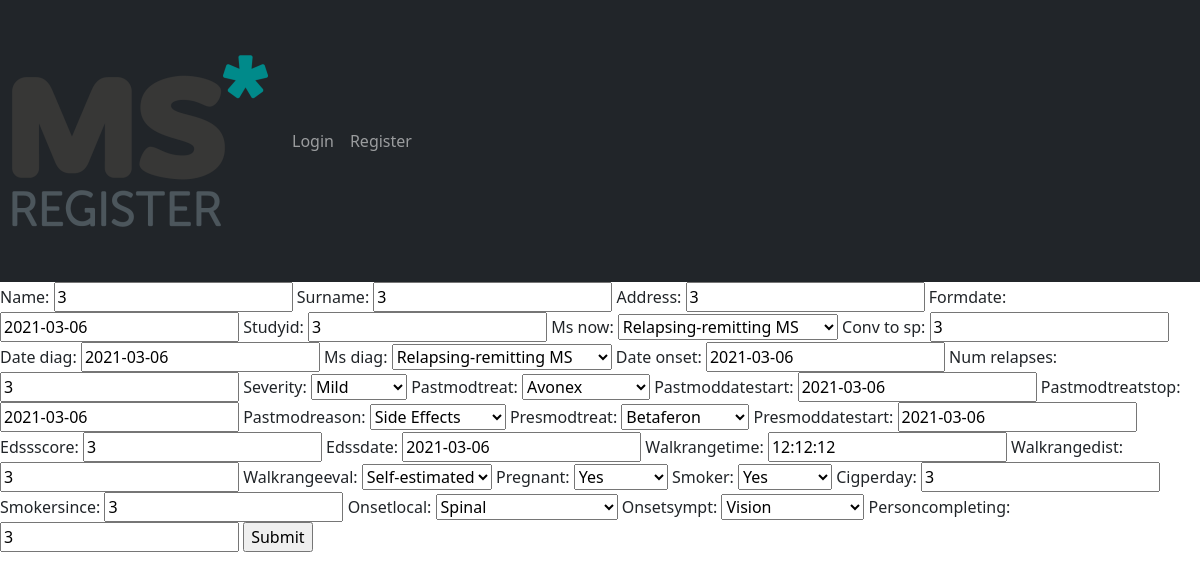
Screenshot of /patientform/update/3 with the database file from the repository.
### main/models.py (models this page shows, shortened)
class Mspatient(models.Model):
    ms_choices=(
        ('RR','Relapsing-remitting MS'),
        ('SP','Secondary progressive MS'),
        ('PP','Primary progressive MS'),
        ('Other','Other'),
    )
    severity_choices=(
        ('Mild','Mild'),
        ('Moderate','Moderate'),
        ('Severe','Severe'),
    )
    modtreat_choices=(
        ('Alemtuzumab','Alemtuzumab'),
        ('Avonex','Avonex'),
        ('Betaferon','Betaferon'),
        ('Copaxone','Copaxone'),
        ('Extavia','Extavia'),
        ('Fingolimod','Fingolimod'),
        ('Mitoxantrone','Mitoxantrone'),
        ('Natalizumab','Natalizumab'),
        ('Ocrelizumab','Ocrelizumab'),
        ('Rebif','Rebif'),
        ('Tecfidera','Tecfidera'),
        ('Teriflunomide','Teriflunomide'),
        ('None','None'),
    )
    pastmodreason_choices=(
        ('Lack of efficacy','Lack of efficacy'),
        ('Side Effects','Side Effects'),
        ('Other','Other'),
    )
    evaluation_choices=(
        ('Self-estimated','Self-estimated'),
        ('Trundle wheel','Trundle wheel'),
        ('Treadmill','Treadmill'),
    )
    onsetlocal_choices=(
        ('Spinal','Spinal'),
        ('Cortex','Cortex'),
        ('Visual','Visual'),
        ('Cerebellar/brainstem','Cerebellar/brainstem'),
    )
    onsetsympt_choices=(
        ('Vision','Vision'),
        ('Motor','Motor'),
        ('Sensory','Sensory'),
        ('Coordination','Coordination'),
        ('Bowel/Bladder','Bowel/Bladder'),
        ('Fatigue','Fatigue'),
        ('Cognitive','Cognitive'),
        ('Encephalopathy','Encephalopathy'),
        ('Other','Other'),
    )
    name = models.CharField(max_length=30)
    surname = models.CharField(max_length=30,default='')
    address = models.CharField(max_length=30)
    formdate = models.DateField()
    studyid = models.CharField(max_length=6,primary_key=True)
    ms_now = models.CharField(max_length=10,choices=ms_choices)
    conv_to_sp=models.CharField(max_length=20)
    date_diag=models.DateField()
    ms_diag= models.CharField(max_length=10,choices=ms_choices)
    date_onset=models.DateField()
    num_relapses=IntegerField()
    severity=models.CharField(max_length=10,choices=severity_choices)
    pastmodtreat=models.CharField(max_length=20,choices=modtreat_choices)
    pastmoddatestart=models.DateField()
    pastmodtreatstop=models.DateField()
    pastmodreason= models.CharField(max_length=20,choices=pastmodreason_choices)
    presmodtreat=models.CharField(max_length=20,choices=modtreat_choices)
    presmoddatestart=models.DateField()
    edssscore=IntegerField()
    edssdate=DateField()
    walkrangetime=TimeField()
    walkrangedist=IntegerField()
    walkrangeeval=models.CharField(max_length=20,choices=evaluation_choices)
    pregnant=BooleanField(null=True)
    smoker=BooleanField(null=True)
    cigperday=IntegerField(null=True)
    smokersince=IntegerField(null=True)
    onsetlocal = models.CharField(max_length=30,choices=onsetlocal_choices,null=True)
    onsetsympt = models.CharField(max_length=30,choices=onsetsympt_choices,null=True)
    personcompleting=CharField(max_length=30,null=True,blank=True)

### main/views.py (the view)
# urls.py: path('patientform/update/<str:sid>',views.updateCase, name="update_patientform"),
def updateCase(request, sid):
    mspatient=Mspatient.objects.get(studyid=sid)
    form=MspatientForm(instance=mspatient)
    if request.method =='POST':
        form=MspatientForm(request.POST, instance=mspatient)
        if form.is_valid():
            form.save()
            return redirect('/')
    context={'form':form}
    return render(request,'main/patientform.html',context)

### main/forms.py
class MspatientForm(ModelForm):
    class Meta:
        model=Mspatient
        fields = '__all__'

### main/templates/main/patientform.html (shortened to what this page needs)
{% extends 'main/main_template.html' %}
{% load static %}
{% block content %}
<form method="POST" action="">
    {{form}}
    <input type="submit" name="submit">
</form>
{% endblock %}

### rows the page displays
Mspatient: name "3", surname "3", address "3", formdate "2021-03-06", studyid "3", ms_now "Relapsing-remitting MS", conv_to_sp "3", date_diag "2021-03-06", ms_diag "Relapsing-remitting MS", date_onset "2021-03-06", num_relapses "3", severity "Mild", pastmodtreat "Avonex", pastmoddatestart "2021-03-06", pastmodtreatstop "2021-03-06", pastmodreason "Side Effects", presmodtreat "Betaferon", presmoddatestart "2021-03-06", edssscore "3", edssdate "2021-03-06", walkrangetime "12:12:12", walkrangedist "3", walkrangeeval "Self-estimated", pregnant "Yes", smoker "Yes", cigperday "3", smokersince "3", onsetlocal "Spinal", onsetsympt "Vision", personcompleting "3"
